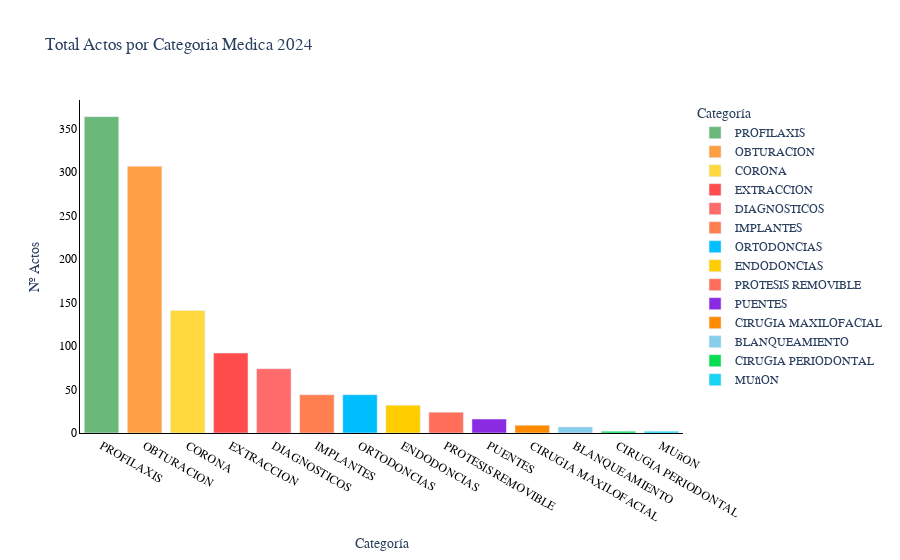

Here is the notebook cell this chart was saved with:
### Code cell
category_revenue = tabla_24_completa.groupby('category')['actos'].sum().reset_index()

category_revenue = category_revenue.sort_values(by='actos', ascending=False)

fig = px.bar(category_revenue ,
             x='category',
             y='actos',
             color='category',
             color_discrete_map=color_map,
             title='Total Actos por Categoria Medica 2024',
             labels={'category': 'Categoría', 'actos': 'Nº Actos'})

fig.update_layout(
    font_family="Oswald",
    title_font_family="Oswald",
    xaxis=dict(
        showline=True,
        linewidth=1,
        linecolor='black',
        tickfont=dict(color='black')
    ),
    yaxis=dict(
        showline=True,
        linewidth=1,
        linecolor='black',
        tickfont=dict(color='black')
    ),
    plot_bgcolor='white',
    paper_bgcolor='white',
    hovermode="x unified"
)

fig.show()

### Figure 1 — Plotly figure (JSON) as saved in the notebook; plotly's stock layout.template omitted (floating-point values rounded to 4 significant figures)
{"data": [{"hovertemplate": "Categoría=%{x}<br>Nº Actos=%{y}<extra></extra>", "legendgroup": "PROFILAXIS", "marker": {"color": "#6BB97A", "pattern": {"shape": ""}}, "name": "PROFILAXIS", "orientation": "v", "showlegend": true, "textposition": "auto", "type": "bar", "x": ["PROFILAXIS"], "xaxis": "x", "y": [364], "yaxis": "y"}, {"hovertemplate": "Categoría=%{x}<br>Nº Actos=%{y}<extra></extra>", "legendgroup": "OBTURACION", "marker": {"color": "#FF9F43", "pattern": {"shape": ""}}, "name": "OBTURACION", "orientation": "v", "showlegend": true, "textposition": "auto", "type": "bar", "x": ["OBTURACION"], "xaxis": "x", "y": [307], "yaxis": "y"}, {"hovertemplate": "Categoría=%{x}<br>Nº Actos=%{y}<extra></extra>", "legendgroup": "CORONA", "marker": {"color": "#FFD93D", "pattern": {"shape": ""}}, "name": "CORONA", "orientation": "v", "showlegend": true, "textposition": "auto", "type": "bar", "x": ["CORONA"], "xaxis": "x", "y": [141], "yaxis": "y"}, {"hovertemplate": "Categoría=%{x}<br>Nº Actos=%{y}<extra></extra>", "legendgroup": "EXTRACCION", "marker": {"color": "#FF4D4D", "pattern": {"shape": ""}}, "name": "EXTRACCION", "orientation": "v", "showlegend": true, "textposition": "auto", "type": "bar", "x": ["EXTRACCION"], "xaxis": "x", "y": [92], "yaxis": "y"}, {"hovertemplate": "Categoría=%{x}<br>Nº Actos=%{y}<extra></extra>", "legendgroup": "DIAGNOSTICOS", "marker": {"color": "#FF6B6B", "pattern": {"shape": ""}}, "name": "DIAGNOSTICOS", "orientation": "v", "showlegend": true, "textposition": "auto", "type": "bar", "x": ["DIAGNOSTICOS"], "xaxis": "x", "y": [74], "yaxis": "y"}, {"hovertemplate": "Categoría=%{x}<br>Nº Actos=%{y}<extra></extra>", "legendgroup": "IMPLANTES", "marker": {"color": "#FF7F50", "pattern": {"shape": ""}}, "name": "IMPLANTES", "orientation": "v", "showlegend": true, "textposition": "auto", "type": "bar", "x": ["IMPLANTES"], "xaxis": "x", "y": [44], "yaxis": "y"}, {"hovertemplate": "Categoría=%{x}<br>Nº Actos=%{y}<extra></extra>", "legendgroup": "ORTODONCIAS", "marker": {"color": "#00BFFF", "pattern": {"shape": ""}}, "name": "ORTODONCIAS", "orientation": "v", "showlegend": true, "textposition": "auto", "type": "bar", "x": ["ORTODONCIAS"], "xaxis": "x", "y": [44], "yaxis": "y"}, {"hovertemplate": "Categoría=%{x}<br>Nº Actos=%{y}<extra></extra>", "legendgroup": "ENDODONCIAS", "marker": {"color": "#FFCD00", "pattern": {"shape": ""}}, "name": "ENDODONCIAS", "orientation": "v", "showlegend": true, "textposition": "auto", "type": "bar", "x": ["ENDODONCIAS"], "xaxis": "x", "y": [32], "yaxis": "y"}, {"hovertemplate": "Categoría=%{x}<br>Nº Actos=%{y}<extra></extra>", "legendgroup": "PROTESIS REMOVIBLE", "marker": {"color": "#FF6F59", "pattern": {"shape": ""}}, "name": "PROTESIS REMOVIBLE", "orientation": "v", "showlegend": true, "textposition": "auto", "type": "bar", "x": ["PROTESIS REMOVIBLE"], "xaxis": "x", "y": [24], "yaxis": "y"}, {"hovertemplate": "Categoría=%{x}<br>Nº Actos=%{y}<extra></extra>", "legendgroup": "PUENTES", "marker": {"color": "#8A2BE2", "pattern": {"shape": ""}}, "name": "PUENTES", "orientation": "v", "showlegend": true, "textposition": "auto", "type": "bar", "x": ["PUENTES"], "xaxis": "x", "y": [16], "yaxis": "y"}, {"hovertemplate": "Categoría=%{x}<br>Nº Actos=%{y}<extra></extra>", "legendgroup": "CIRUGIA MAXILOFACIAL", "marker": {"color": "#FF8C00", "pattern": {"shape": ""}}, "name": "CIRUGIA MAXILOFACIAL", "orientation": "v", "showlegend": true, "textposition": "auto", "type": "bar", "x": ["CIRUGIA MAXILOFACIAL"], "xaxis": "x", "y": [9], "yaxis": "y"}, {"hovertemplate": "Categoría=%{x}<br>Nº Actos=%{y}<extra></extra>", "legendgroup": "BLANQUEAMIENTO", "marker": {"color": "#87CEEB", "pattern": {"shape": ""}}, "name": "BLANQUEAMIENTO", "orientation": "v", "showlegend": true, "textposition": "auto", "type": "bar", "x": ["BLANQUEAMIENTO"], "xaxis": "x", "y": [7], "yaxis": "y"}, {"hovertemplate": "Categoría=%{x}<br>Nº Actos=%{y}<extra></extra>", "legendgroup": "CIRUGIA PERIODONTAL", "marker": {"color": "#06DD51", "pattern": {"shape": ""}}, "name": "CIRUGIA PERIODONTAL", "orientation": "v", "showlegend": true, "textposition": "auto", "type": "bar", "x": ["CIRUGIA PERIODONTAL"], "xaxis": "x", "y": [2], "yaxis": "y"}, {"hovertemplate": "Categoría=%{x}<br>Nº Actos=%{y}<extra></extra>", "legendgroup": "MUñON", "marker": {"color": "#19d3f3", "pattern": {"shape": ""}}, "name": "MUñON", "orientation": "v", "showlegend": true, "textposition": "auto", "type": "bar", "x": ["MUñON"], "xaxis": "x", "y": [2], "yaxis": "y"}], "layout": {"barmode": "relative", "font": {"family": "Oswald"}, "hovermode": "x unified", "legend": {"title": {"text": "Categoría"}, "tracegroupgap": 0}, "paper_bgcolor": "white", "plot_bgcolor": "white", "title": {"font": {"family": "Oswald"}, "text": "Total Actos por Categoria Medica 2024"}, "xaxis": {"anchor": "y", "categoryarray": ["PROFILAXIS", "OBTURACION", "CORONA", "EXTRACCION", "DIAGNOSTICOS", "IMPLANTES", "ORTODONCIAS", "ENDODONCIAS", "PROTESIS REMOVIBLE", "PUENTES", "CIRUGIA MAXILOFACIAL", "BLANQUEAMIENTO", "CIRUGIA PERIODONTAL", "MUñON"], "categoryorder": "array", "domain": [0, 1], "linecolor": "black", "linewidth": 1, "showline": true, "tickfont": {"color": "black"}, "title": {"text": "Categoría"}}, "yaxis": {"anchor": "x", "domain": [0, 1], "linecolor": "black", "linewidth": 1, "showline": true, "tickfont": {"color": "black"}, "title": {"text": "Nº Actos"}}}}
